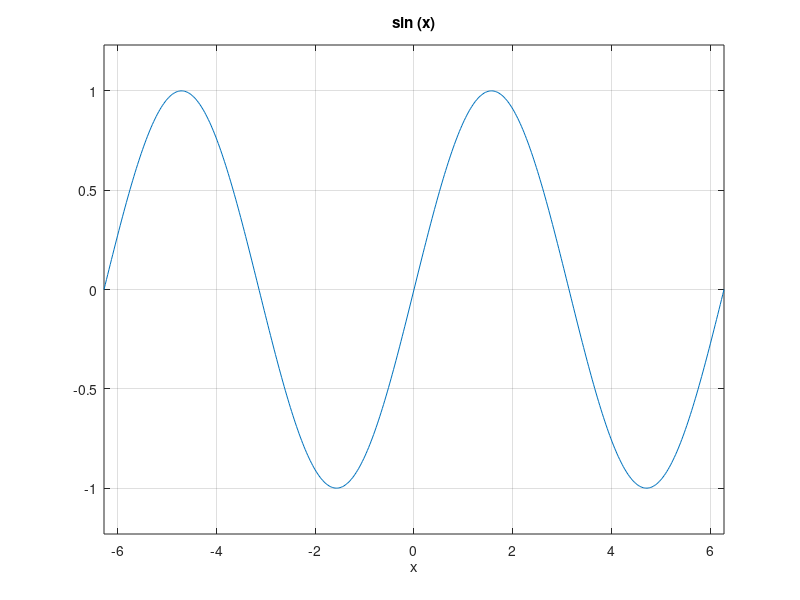
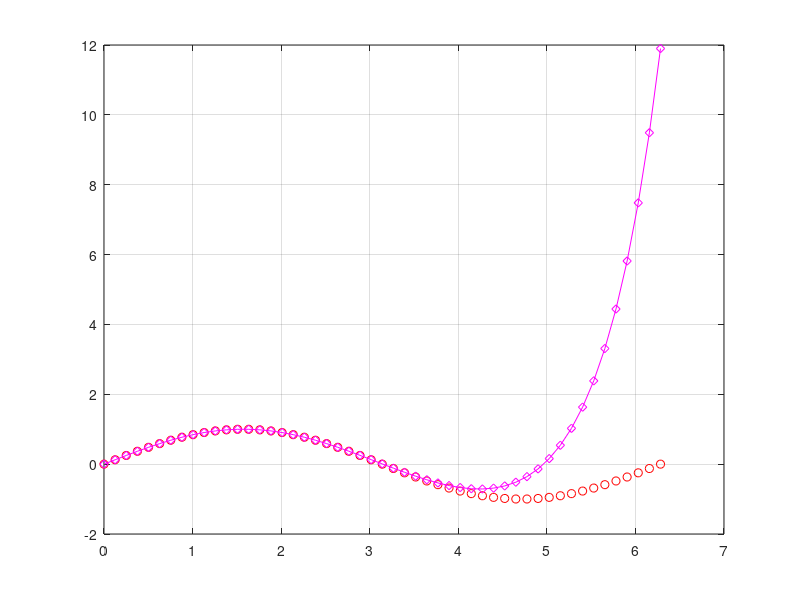
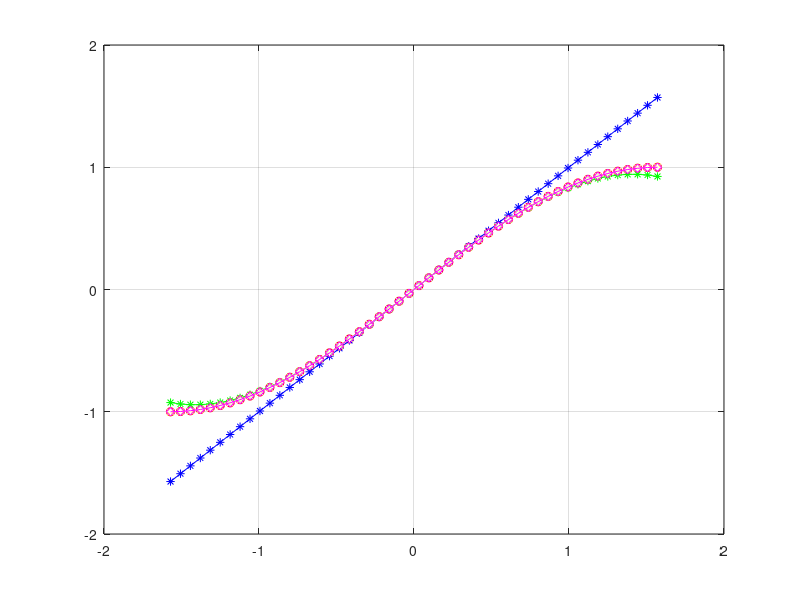

Reproduce these figures in MATLAB, in order.
%Ejercicio 2
%Ej2Taylor.m
% Aproximacion de:
% sin(x) = x - x^3/3!+ x^5/5! - x^7/7! + x^9/9! + . . .

% generamos la funcion: sin(x)
figure(1)
f = @(x) sin(x);
% la graficamos
figure(1)
ezplot(f,[-2*pi 2*pi])
grid on

% planteamos las diferentes aproximaciones

P1 = @(x) x;
P3 = @(x) x - x.^3/(factorial(3));
P5 = @(x) x - x.^3/(factorial(3)) + x.^5/(factorial(5));
P7 = @(x) x - x.^3/(factorial(3)) + x.^5/(factorial(5)) - x.^7/(factorial(7));
P9 = @(x) x-x.^3/(factorial(3))+x.^5/(factorial(5))-x.^7/(factorial(7))+x.^9/(factorial(9));


figure(2)
x = linspace(0,2*pi,51);
plot(x,f(x),'or',x,P9(x),'m-diamond')
grid on

figure(3)
x = linspace(-pi/2,pi/2,50);
plot(x,f(x),'or',x,P1(x),'b-*',x,P3(x),'g-*',x,P5(x),'y-*',x,P7(x),'w-*',x,P9(x),'m-diamond')
grid on